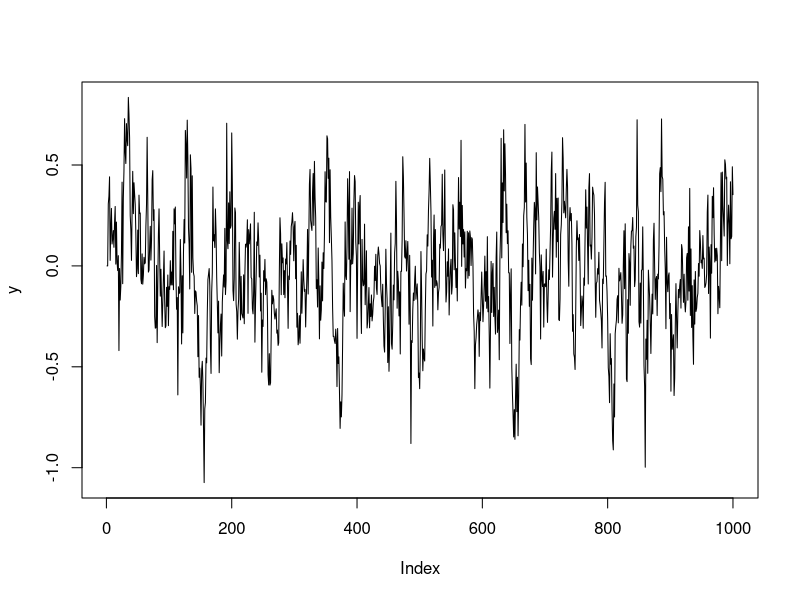
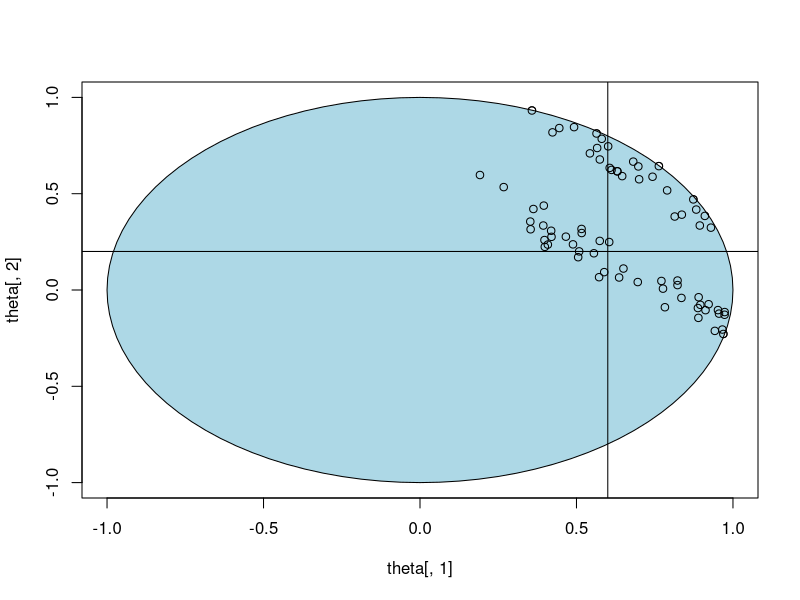
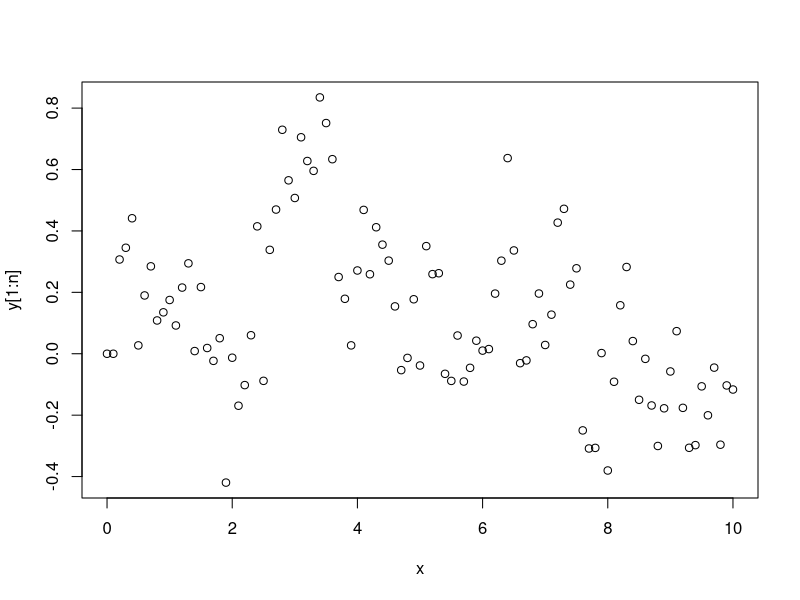
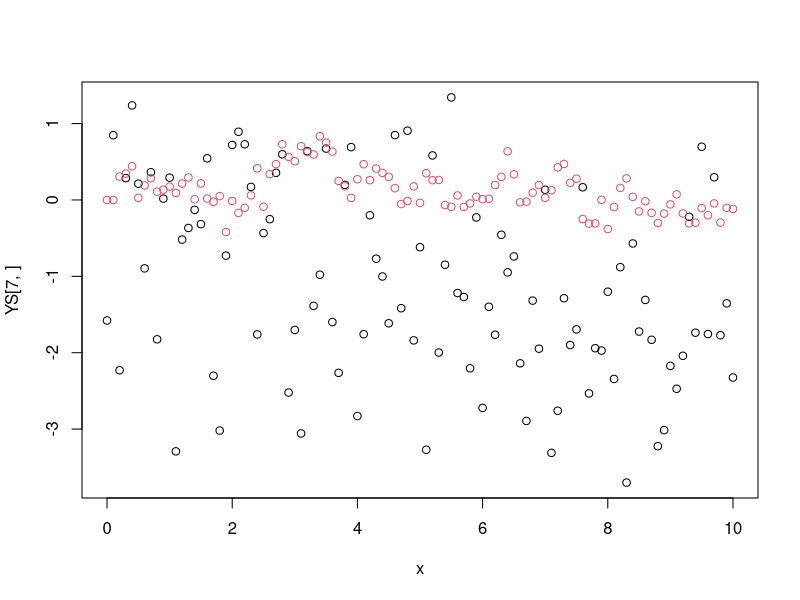

Generate these figures, in order, with R:

x = seq(0,10,by=0.1)
n = length(x)
y = rnorm(n, mean=x , sd=1 )
T = 1000
rho1 = 0.6
rho2 = 0.2
y = (c( 0 , 0))
for ( i in 3:T)
{
  y = c(y, rho1 * y[i-1] + rho2 * y[i-2] + rnorm(1,sd=0.2))
}
plot(y , type="l")
af = c(acf(y, plot=FALSE)$acf)

theta = c()
YS = c()
dd = c()

for (j in 1:1000 )
{
  bool = FALSE
  while(bool == FALSE)
  {
      rho1s = -1+ 2 * runif(1)
      rho2s = -1 + 2* runif(1)
      bool = ( rho1s^2 + rho2s^2 < 1)
  }
  sigs = 0.2 #runif(1)
  ys = c(0,0)
  for ( i in 3:T)
  {
    ys = c(ys, rho1s * ys[i-1] + rho2s * ys[i-2] + rnorm(1,sd=sigs))
  }
  afs = c(acf(ys, plot=FALSE)$acf)
  d = max((afs[1:15]-af[1:15])^2)
#  d = mean( ( y - ys)^2)
  if (d < 0.05)
  {
    print(j)
    YS = rbind(YS, t(ys))
    theta = rbind(theta, c(rho1s, rho2s, sigs, d))
  }
  dd = c(dd,d)
}


plot(theta[,1], theta[,2], ylim=c(-1,1), xlim=c(-1,1))
px = sin(seq(0,2,by=0.01)*2*pi)
py = cos(seq(0,2,by=0.01)*2*pi)
polygon(px,py, col="lightblue")
points(theta[,1], theta[,2])
abline(v=rho1)
abline(rho2,0)

plot(x,y[1:n])

sig.s = var(lm(y[1:n]~x)$residual)


dd =c()
YS = c()
theta = c()
dd = c()
for( i in 1:10000)

{
  sigs = 1 # exp(rnorm(1,sd=1))
  beta0s = rnorm(1, sd=3)
  beta1s = rnorm(1, sd=3)
  ys = rnorm( n, mean= beta0s + x * beta1s, sd=sigs)
  mods = fitted(lm(ys ~ x))
  d = abs( mean( (y[1:n] - mods)^2))
  if (d < 2)

  {
    YS = rbind(YS, t(ys))
    theta = rbind(theta, c(beta0s, beta1s, sigs, d))
  }
  dd = c(dd,d)
}

plot(x,YS[7,])   
points(x,y[1:n],col=2)
